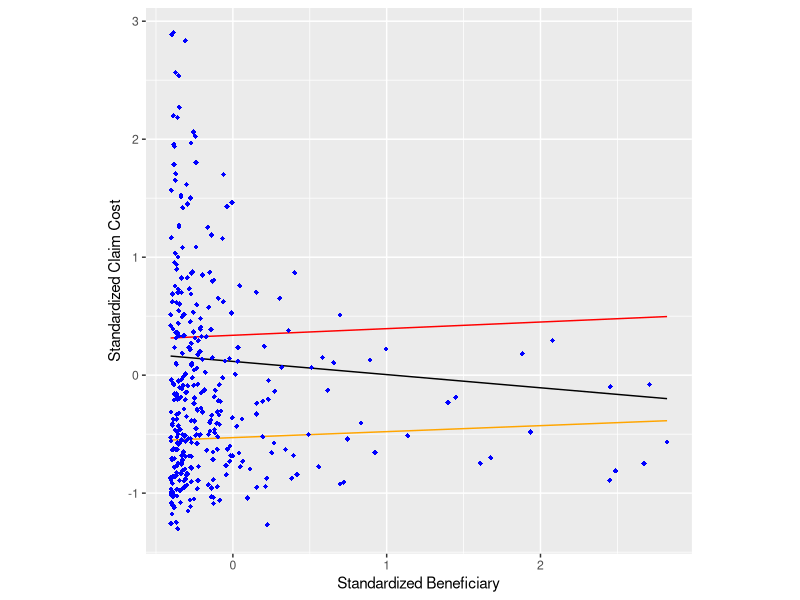
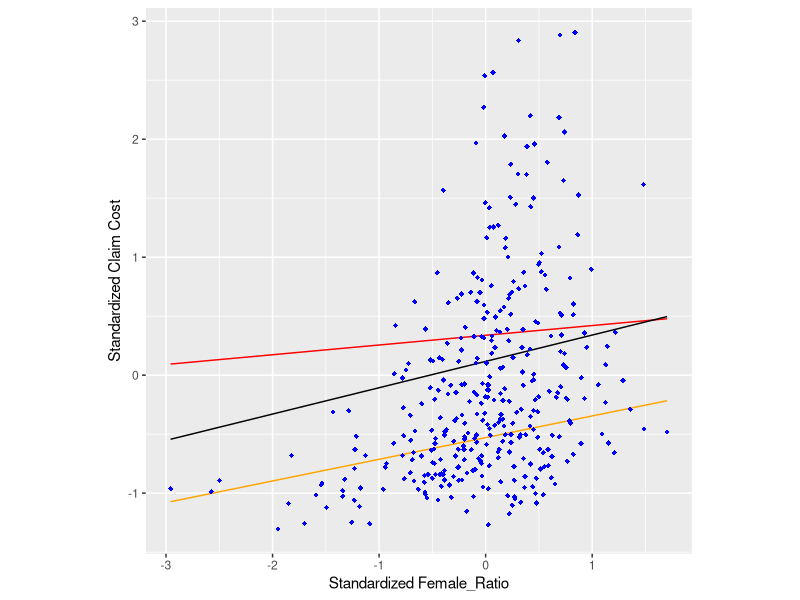
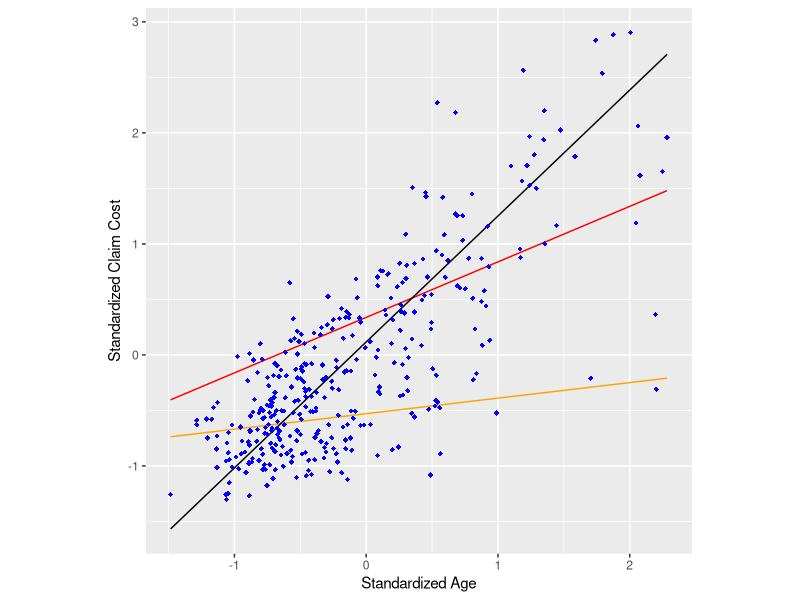
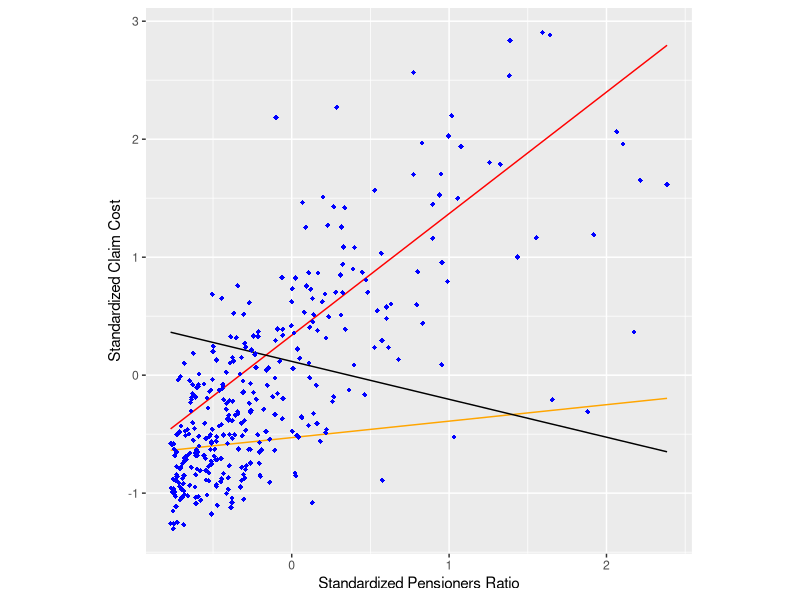
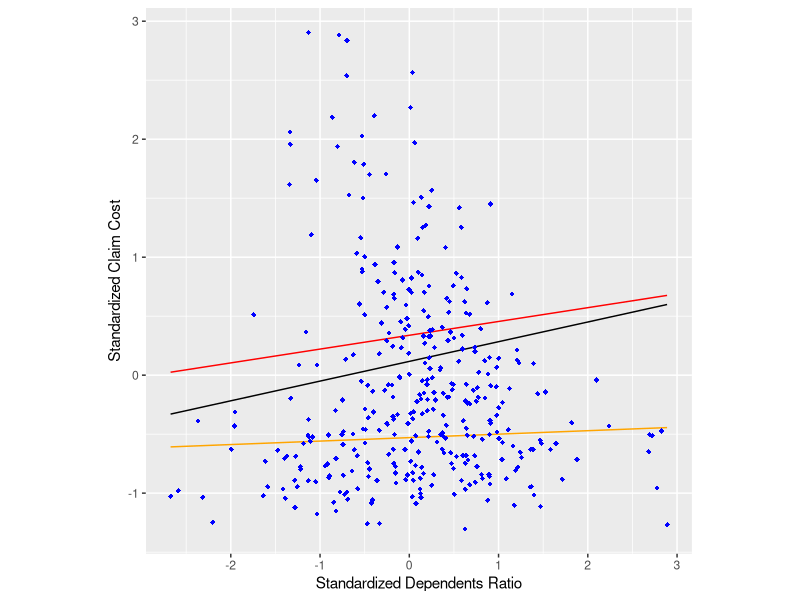

R code for these plots, in order:
library(ggplot2)
library(flexmix)
library(xtable)
set.seed(1)
d = read.csv('tdata.csv')

c<-d[!(abs(d$Claims) > 3 |abs(d$Beneficiaries) > 3 | abs(d$Female_Ratio) > 3 | abs(d$Age) > 3 | abs(d$Depen_ratio) > 3 | abs(d$Pens_ratio) > 3 ),]


x1 = c$Beneficiaries
x2 = c$Female_Ratio
x3 = c$Age
x4 = c$Pens_ratio
x5 = c$Depen_ratio
y = c$Claims

m1<- flexmix(c$Claims ~ x1 + x2 +x3 +x4 + x5, data = c, k = 3)
m1

par = parameters(m1)


#beneficiaries
c$f1 = par[1,1] + par[2,1]*x1 
c$f2 = par[1,2] + par[2,2]*x1 
c$f3 = par[1,3] + par[2,3]*x1 

ggplot(c, aes(x=x1,  y=y)) + 
  geom_line(aes(y = f1), color = "red") + 
  geom_line(aes(y = f2), color="orange") +
  geom_line(aes(y = f3), color="black")+ 
  geom_point(shape=18, color="blue")+
  labs(x="Standardized Beneficiary",y="Standardized Claim Cost")+ theme(aspect.ratio=1)


#female_ratio
c$f4 = par[1,1] + par[3,1]*x2
c$f5 = par[1,2] + par[3,2]*x2 
c$f6 = par[1,3] + par[3,3]*x2 

ggplot(c, aes(x=x2,  y=y)) + 
  geom_line(aes(y = f4), color = "red") + 
  geom_line(aes(y = f5), color="orange") +
  geom_line(aes(y = f6), color="black")+ 
  geom_point(shape=18, color="blue")+
  labs(x="Standardized Female_Ratio",y="Standardized Claim Cost")+ theme(aspect.ratio=1)

#age
c$f7 = par[1,1] + par[4,1]*x3 
c$f8 = par[1,2] + par[4,2]*x3 
c$f9 = par[1,3] + par[4,3]*x3 

ggplot(c, aes(x=x3,  y=y)) + 
  geom_line(aes(y = f7), color = "red") + 
  geom_line(aes(y = f8), color="orange") +
  geom_line(aes(y = f9), color="black")+ 
  geom_point(shape=18, color="blue")+
  labs(x="Standardized Age",y="Standardized Claim Cost")+ theme(aspect.ratio=1)


#Pensioners
c$f10 = par[1,1] + par[5,1]*x4 
c$f11 = par[1,2] + par[5,2]*x4 
c$f12 = par[1,3] + par[5,3]*x4 

ggplot(c, aes(x=x4,  y=y)) + 
  geom_line(aes(y = f10), color = "red") + 
  geom_line(aes(y = f11), color="orange") +
  geom_line(aes(y = f12), color="black")+ 
  geom_point(shape=18, color="blue")+
  labs(x="Standardized Pensioners Ratio",y="Standardized Claim Cost")+ theme(aspect.ratio=1)

#dependants
c$f13 = par[1,1] + par[6,1]*x5 
c$f14 = par[1,2] + par[6,2]*x5
c$f15 = par[1,3] + par[6,3]*x5

ggplot(c, aes(x=x5,  y=y)) + 
  geom_line(aes(y = f13), color = "red") + 
  geom_line(aes(y = f14), color="orange") +
  geom_line(aes(y = f15), color="black")+ 
  geom_point(shape=18, color="blue")+
  labs(x="Standardized Dependents Ratio",y="Standardized Claim Cost")+ theme(aspect.ratio=1)

par
xtable(par)
